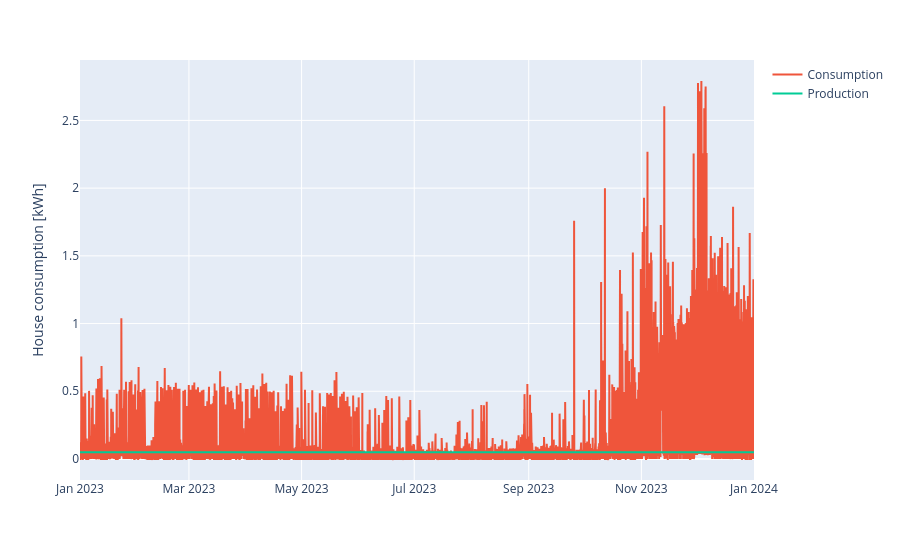

The notebook cell saved with this chart:
### Markdown cell above
Plot this SC

### Code cell


### Figure 1 — Plotly figure (JSON) as saved in the notebook; plotly's stock layout.template omitted (floating-point values rounded to 4 significant figures; data arrays with more than 128 entries replaced by an {"elided": "..."} marker saying what was removed)
{"data": [{"hovertemplate": "<extra></extra>", "legendgroup": "", "line": {"color": "#636efa", "dash": "solid"}, "marker": {"symbol": "circle"}, "mode": "lines", "name": "", "orientation": "v", "showlegend": false, "type": "scatter", "xaxis": "x", "yaxis": "y"}, {"mode": "lines", "name": "Consumption", "type": "scatter", "x": {"elided": "35040 str values"}, "y": {"elided": "35040 float values"}}, {"mode": "lines", "name": "Production", "type": "scatter", "x": {"elided": "35040 str values"}, "y": {"elided": "35040 float values"}}], "layout": {"legend": {"tracegroupgap": 0}, "margin": {"t": 60}, "xaxis": {"anchor": "y", "domain": [0, 1]}, "yaxis": {"anchor": "x", "domain": [0, 1], "title": {"text": "House consumption [kWh]"}}}}
